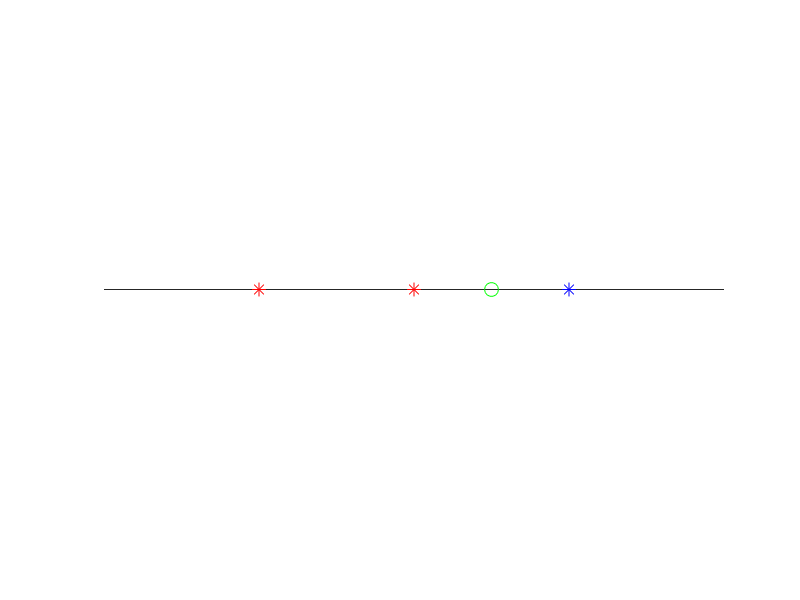

This chart was generated by the following MATLAB code:
clear all
close all
clc

x1 = [-1 0] ;
x2 = [1];

axes('NextPlot','add','DataAspectRatio',[1 1 1],'XLim',[-2 2],'YLim',[0 eps],'Color','none');
p1 = plot(x1,0,'r*','MarkerSize',10);
p2 = plot(x2,0,'b*','MarkerSize',10);
p3 = plot(0.5,0,'go','MarkerSize',10);
xlabel({'x';'boundary: x = 0.5'})